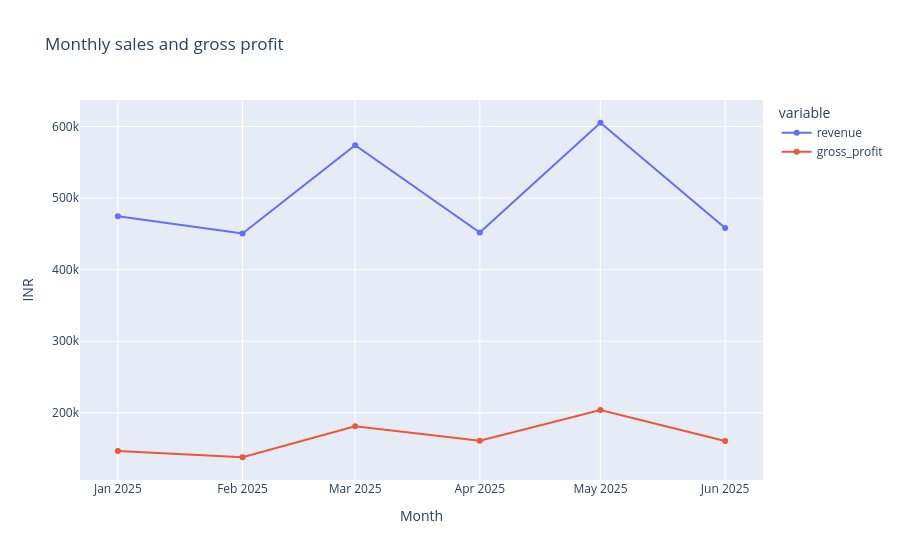

The notebook cell saved with this chart:
### Markdown cell above
**Interpretation and reasoning**

Monthly grouping changes the grain from one order to one calendar month. `as_index=False` retains `month` as an ordinary column for Plotly. May is the largest selected total in this file. A date filter can leave partial boundary months; the code does not divide by selected days, fill missing months, compare with last year or prove a growth rate. Preparing the table first makes the chart's arithmetic inspectable.

## Part 4 - Create all five visual outputs

### Step 13 - Plot monthly sales and gross profit

**Question:** When were sales and product-level profit strongest?

### Code cell
# Two y-column names produce two lines with a shared INR value axis.
fig = px.line(
    monthly, x="month", y=["revenue", "gross_profit"], markers=True,
    title="Monthly sales and gross profit",
    labels={"value": "INR", "month": "Month"},
)
# Render this figure directly in the notebook output.
display(fig)

### Figure 1 — Plotly figure (JSON) as saved in the notebook; plotly's stock layout.template omitted (floating-point values rounded to 4 significant figures)
{"data": [{"hovertemplate": "variable=revenue<br>Month=%{x}<br>INR=%{y}<extra></extra>", "legendgroup": "revenue", "line": {"color": "#636efa", "dash": "solid"}, "marker": {"symbol": "circle"}, "mode": "lines+markers", "name": "revenue", "orientation": "v", "showlegend": true, "type": "scatter", "x": ["2025-01", "2025-02", "2025-03", "2025-04", "2025-05", "2025-06"], "xaxis": "x", "y": [474700.0, 450500.0, 573800.0, 451800.0, 605200.0, 458100.0], "yaxis": "y"}, {"hovertemplate": "variable=gross_profit<br>Month=%{x}<br>INR=%{y}<extra></extra>", "legendgroup": "gross_profit", "line": {"color": "#EF553B", "dash": "solid"}, "marker": {"symbol": "circle"}, "mode": "lines+markers", "name": "gross_profit", "orientation": "v", "showlegend": true, "type": "scatter", "x": ["2025-01", "2025-02", "2025-03", "2025-04", "2025-05", "2025-06"], "xaxis": "x", "y": [146900.0, 138000.0, 181200.0, 161100.0, 204000.0, 160700.0], "yaxis": "y"}], "layout": {"legend": {"title": {"text": "variable"}, "tracegroupgap": 0}, "title": {"text": "Monthly sales and gross profit"}, "xaxis": {"anchor": "y", "domain": [0.0, 1.0], "title": {"text": "Month"}}, "yaxis": {"anchor": "x", "domain": [0.0, 1.0], "title": {"text": "INR"}}}}
